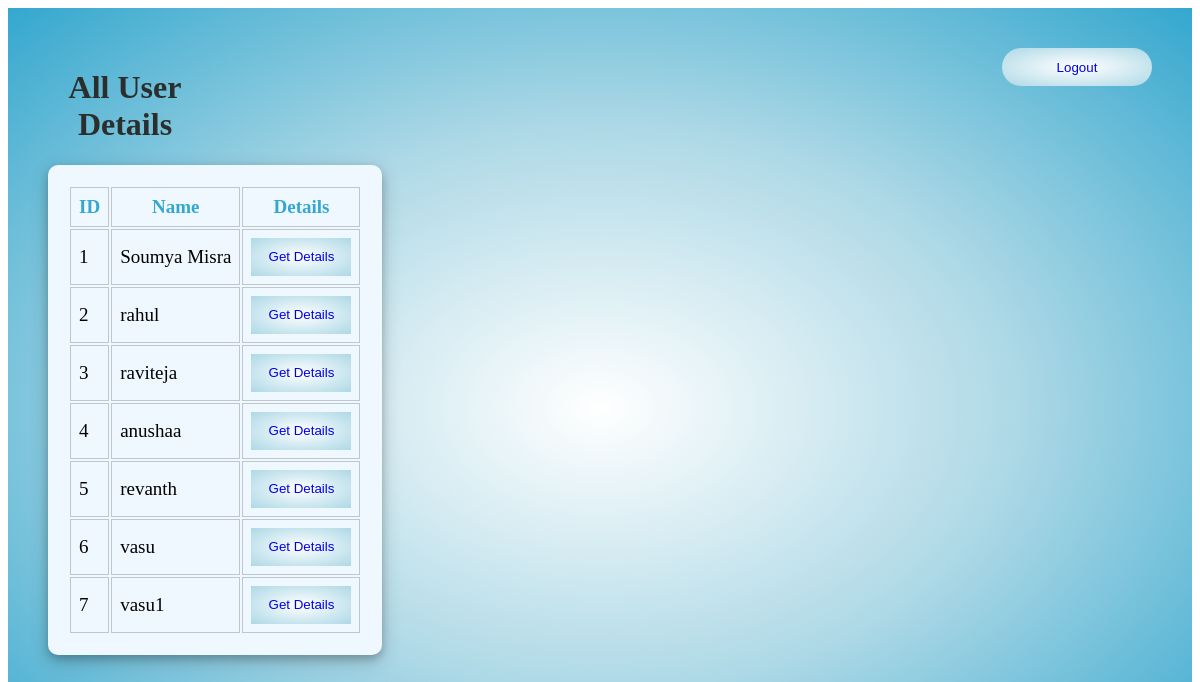
The page /app/home/details/ on the database as committed earlier.
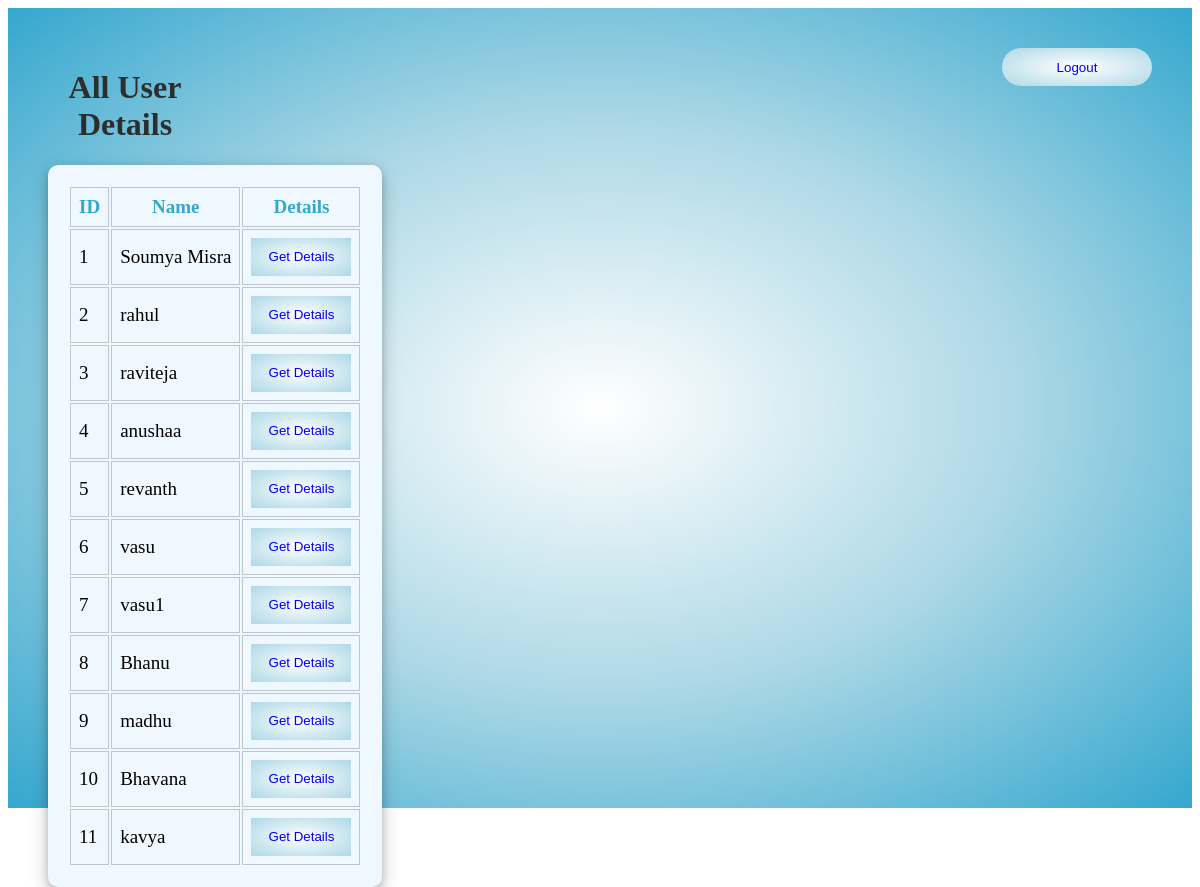
The same page on the database as committed later.
### student_management_app/models.py (models this page shows)
class User(models.Model):
    name=models.CharField(max_length=50)
    email=models.EmailField(unique=True)
    gender=models.CharField(max_length=6)
    phoneNumber=models.BigIntegerField(max_length=10)
    Qualification = models.CharField(max_length=20)
    Address = models.TextField(max_length=120)
    username = models.CharField(max_length=30,unique=True)
    password=models.CharField(max_length=100)
    image = models.ImageField(upload_to='images',default="C:/Users/ssadula/Pictures/StudentManagamentProject/media/images/p1.png")

### student_management_app/views.py (the view)
# urls.py: path('home/details/',views.allUsersDetails),
def allUsersDetails(request):
    all_users = User.objects.all()
    context = {
        'users': all_users
    }
    return render(request,"summaryPage.html",context)

### student_management_app/Templates/summaryPage.html (shortened to what this page needs)
<!DOCTYPE html>
<html lang="en">
<head>
</head>
<body>
    <div class="whole-page">
        <div class="top">
            <h1>All User Details</h1>
            <div class="home-page-end">
                <button type="submit" class="logout-button"><a href="http://127.0.0.1:8000/app/Home/">Logout</a></button>
            </div>
        </div>
        <div class="table-style">
            <table>
                <tr>
                    <th>ID</th>
                    <th>Name</th>
                    <th>Details</th>
                </tr>
                {% for user in users %}
                <tr>
                    <td>{{user.id}}</td>
                    <td>{{user.name}}</td>
                    <td><button class="logout-button get-detail"><a href="home/details/{{user.id}}/">Get Details</a></button></td>
                </tr>
                {% endfor %}
            </table>
        </div>
    </div>
</body>
</html>

### student_management_app/Templates/summaryPage.html (style rules this page uses)
.whole-page { height: 100vh; margin: 0px; background-image: radial-gradient(white,lightblue,rgb(52, 167, 206)); font-family: Georgia, 'Times New Roman', Times, serif; box-sizing: border-box; padding: 40px; }
.home-page-end { margin-left: 800px; }
a { text-decoration: none; }
.logout-button { background-image: radial-gradient(white,lightblue); width: 150px; height: 38px; text-align: center; border-width: 0px; border-radius: 20px; }
.top { display: flex; flex-direction: row; }
h1 { text-align: center; color: rgb(44, 46, 46); }
.table-style { border-radius: 10px; background-color: aliceblue; width: fit-content; padding: 20px; box-shadow: 0 4px 8px 0 rgba(0, 0, 0, 0.2), 0 6px 20px 0 rgba(0, 0, 0, 0.19); }
th { font-family: Georgia, 'Times New Roman', Times, serif; color: rgb(52, 167, 206); font-weight: bold; margin-bottom: 6px; font-size: 19px; }
th,td { border: 1px solid rgba(0, 0, 0, 0.2); font-size: 19px; padding: 8px; }
.get-detail { border-radius: 0px; width: 100px; }

Rows that differ between the two databases and show on the page:
added User: id "8", name "Bhanu"
added User: id "9", name "madhu"
added User: id "10", name "Bhavana"
added User: id "11", name "kavya"
